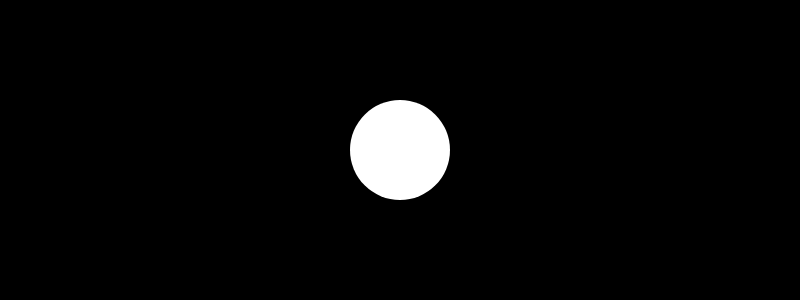
Frame 1 (no input)
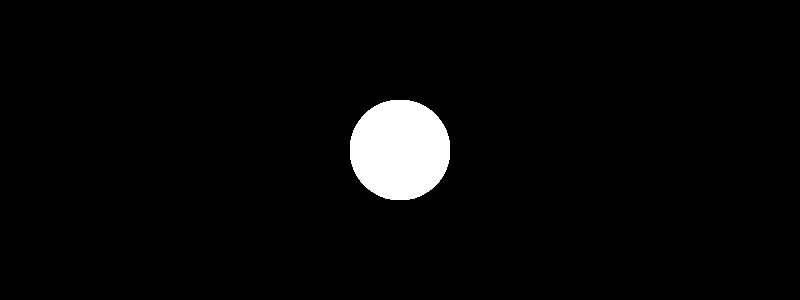
Frame 60 (no input)
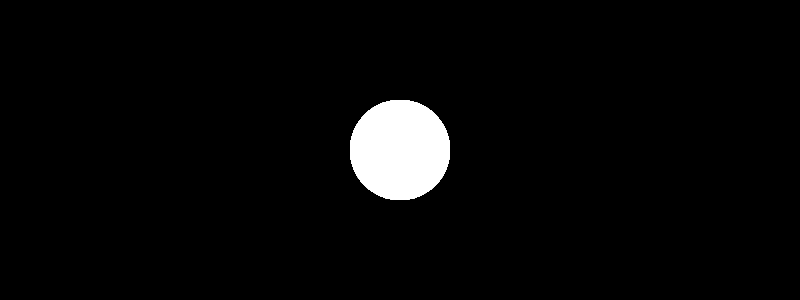
Frame 120 (the mouse pressed at the canvas centre since frame 60)

The p5.js sketch that drew these frames (run headless with seeded random() and noise() and a simulated clock; from frame 60 on, the mouse is pressed at the canvas centre):

// p5.js sketch
// ── sketch.js
let vel;
let posX;
let posY;
let sizeX, sizeY;

function setup() {
  createCanvas(800, 300);
  background(0);
  posX = width/2;
  posY = height/2;
  sizeX = 100;
  sizeY = 100;
  noStroke();
}

function draw() {
  fill(255);
  ellipse(posX, posY, sizeX, sizeY);
}
